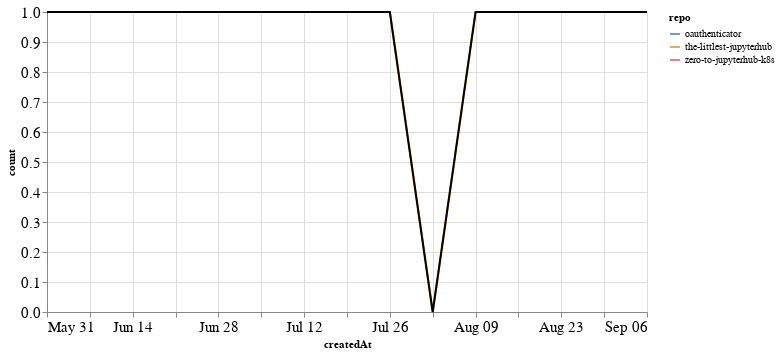

Notebook source saved alongside this figure:
### Markdown cell above
## PRs

### Code cell
prs_time = prs.groupby('repo').resample('W', on='createdAt').count()['author'].reset_index()
prs_time = prs_time.rename(columns={'author': 'count'})
prs_time_total = prs_time.groupby('createdAt').agg({"count": "sum"}).reset_index()

ch1 = alt.Chart(prs_time, width=600).mark_line().encode(
    x='createdAt',
    y='count',
    color='repo',
    tooltip="repo"
)

ch2 = alt.Chart(prs_time_total, width=600).mark_line(color="black").encode(
    x='createdAt',
    y='count',
)

ch1 + ch2

### Figure 1 — Vega-Lite specification as saved in the notebook (floating-point values rounded to 4 significant figures)
{"config": {"axisLeft": {"labelFontSize": 15}, "axisBottom": {"labelFontSize": 15}}, "layer": [{"data": {"name": "data-331a175f90eb8ec38061e523334327b2"}, "mark": "line", "encoding": {"color": {"type": "nominal", "field": "repo"}, "tooltip": {"type": "nominal", "field": "repo"}, "x": {"type": "temporal", "field": "createdAt"}, "y": {"type": "quantitative", "field": "count"}}, "width": 600}, {"data": {"name": "data-b3bc09dd8367f0822e9b66b190ac09e2"}, "mark": {"type": "line", "color": "black"}, "encoding": {"x": {"type": "temporal", "field": "createdAt"}, "y": {"type": "quantitative", "field": "count"}}, "width": 600}], "$schema": "https://vega.github.io/schema/vega-lite/v4.8.1.json", "datasets": {"data-331a175f90eb8ec38061e523334327b2": [{"repo": "oauthenticator", "createdAt": "2020-09-06T00:00:00", "count": 1}, {"repo": "the-littlest-jupyterhub", "createdAt": "2020-07-26T00:00:00", "count": 1}, {"repo": "the-littlest-jupyterhub", "createdAt": "2020-08-02T00:00:00", "count": 0}, {"repo": "the-littlest-jupyterhub", "createdAt": "2020-08-09T00:00:00", "count": 1}, {"repo": "zero-to-jupyterhub-k8s", "createdAt": "2020-05-31T00:00:00", "count": 1}], "data-b3bc09dd8367f0822e9b66b190ac09e2": [{"createdAt": "2020-05-31T00:00:00", "count": 1}, {"createdAt": "2020-07-26T00:00:00", "count": 1}, {"createdAt": "2020-08-02T00:00:00", "count": 0}, {"createdAt": "2020-08-09T00:00:00", "count": 1}, {"createdAt": "2020-09-06T00:00:00", "count": 1}]}}
